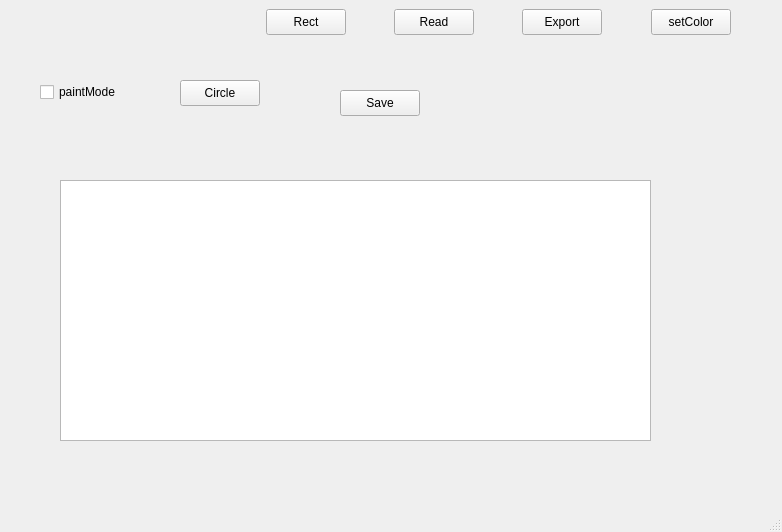
<?xml version="1.0" encoding="UTF-8"?>
<ui version="4.0">
 <class>MainWindow</class>
 <widget class="QMainWindow" name="MainWindow">
  <property name="geometry">
   <rect>
    <x>0</x>
    <y>0</y>
    <width>782</width>
    <height>532</height>
   </rect>
  </property>
  <property name="windowTitle">
   <string>MainWindow</string>
  </property>
  <widget class="QWidget" name="centralwidget">
   <widget class="QPushButton" name="Rect">
    <property name="geometry">
     <rect>
      <x>266</x>
      <y>9</y>
      <width>80</width>
      <height>26</height>
     </rect>
    </property>
    <property name="text">
     <string>Rect</string>
    </property>
   </widget>
   <widget class="QPushButton" name="Save">
    <property name="geometry">
     <rect>
      <x>340</x>
      <y>90</y>
      <width>80</width>
      <height>26</height>
     </rect>
    </property>
    <property name="text">
     <string>Save</string>
    </property>
   </widget>
   <widget class="QPushButton" name="Read">
    <property name="geometry">
     <rect>
      <x>394</x>
      <y>9</y>
      <width>80</width>
      <height>26</height>
     </rect>
    </property>
    <property name="text">
     <string>Read</string>
    </property>
   </widget>
   <widget class="QCheckBox" name="paintMode">
    <property name="geometry">
     <rect>
      <x>40</x>
      <y>80</y>
      <width>88</width>
      <height>24</height>
     </rect>
    </property>
    <property name="text">
     <string>paintMode</string>
    </property>
   </widget>
   <widget class="QPushButton" name="Circle">
    <property name="geometry">
     <rect>
      <x>180</x>
      <y>80</y>
      <width>80</width>
      <height>26</height>
     </rect>
    </property>
    <property name="text">
     <string>Circle</string>
    </property>
   </widget>
   <widget class="SceneView" name="View">
    <property name="geometry">
     <rect>
      <x>60</x>
      <y>180</y>
      <width>591</width>
      <height>261</height>
     </rect>
    </property>
   </widget>
   <widget class="QPushButton" name="Export">
    <property name="geometry">
     <rect>
      <x>522</x>
      <y>9</y>
      <width>80</width>
      <height>26</height>
     </rect>
    </property>
    <property name="text">
     <string>Export</string>
    </property>
   </widget>
   <widget class="QPushButton" name="setColor">
    <property name="geometry">
     <rect>
      <x>651</x>
      <y>9</y>
      <width>80</width>
      <height>26</height>
     </rect>
    </property>
    <property name="text">
     <string>setColor</string>
    </property>
   </widget>
  </widget>
  <widget class="QMenuBar" name="menubar">
   <property name="geometry">
    <rect>
     <x>0</x>
     <y>0</y>
     <width>782</width>
     <height>23</height>
    </rect>
   </property>
  </widget>
  <widget class="QStatusBar" name="statusbar"/>
 </widget>
 <customwidgets>
  <customwidget>
   <class>SceneView</class>
   <extends>QGraphicsView</extends>
   <header>SceneView.h</header>
   <slots>
    <slot>addRect()</slot>
    <slot>removeItem()</slot>
    <slot>saveImageToFile()</slot>
    <slot>saveRowToFile()</slot>
    <slot>readFromFile()</slot>
    <slot>setBackgroundColor()</slot>
    <slot>paintMode(bool)</slot>
    <slot>addCircle()</slot>
   </slots>
  </customwidget>
 </customwidgets>
 <resources/>
 <connections>
  <connection>
   <sender>Circle</sender>
   <signal>clicked()</signal>
   <receiver>View</receiver>
   <slot>addCircle()</slot>
   <hints>
    <hint type="sourcelabel">
     <x>69</x>
     <y>65</y>
    </hint>
    <hint type="destinationlabel">
     <x>327</x>
     <y>438</y>
    </hint>
   </hints>
  </connection>
  <connection>
   <sender>Rect</sender>
   <signal>clicked()</signal>
   <receiver>View</receiver>
   <slot>addRect()</slot>
   <hints>
    <hint type="sourcelabel">
     <x>159</x>
     <y>65</y>
    </hint>
    <hint type="destinationlabel">
     <x>327</x>
     <y>438</y>
    </hint>
   </hints>
  </connection>
  <connection>
   <sender>Export</sender>
   <signal>clicked()</signal>
   <receiver>View</receiver>
   <slot>saveImageToFile()</slot>
   <hints>
    <hint type="sourcelabel">
     <x>269</x>
     <y>55</y>
    </hint>
    <hint type="destinationlabel">
     <x>327</x>
     <y>438</y>
    </hint>
   </hints>
  </connection>
  <connection>
   <sender>Save</sender>
   <signal>clicked()</signal>
   <receiver>View</receiver>
   <slot>saveRowToFile()</slot>
   <hints>
    <hint type="sourcelabel">
     <x>79</x>
     <y>125</y>
    </hint>
    <hint type="destinationlabel">
     <x>327</x>
     <y>438</y>
    </hint>
   </hints>
  </connection>
  <connection>
   <sender>Read</sender>
   <signal>clicked()</signal>
   <receiver>View</receiver>
   <slot>readFromFile()</slot>
   <hints>
    <hint type="sourcelabel">
     <x>199</x>
     <y>125</y>
    </hint>
    <hint type="destinationlabel">
     <x>327</x>
     <y>438</y>
    </hint>
   </hints>
  </connection>
  <connection>
   <sender>setColor</sender>
   <signal>clicked()</signal>
   <receiver>View</receiver>
   <slot>setBackgroundColor()</slot>
   <hints>
    <hint type="sourcelabel">
     <x>299</x>
     <y>135</y>
    </hint>
    <hint type="destinationlabel">
     <x>327</x>
     <y>438</y>
    </hint>
   </hints>
  </connection>
  <connection>
   <sender>paintMode</sender>
   <signal>clicked(bool)</signal>
   <receiver>View</receiver>
   <slot>paintMode(bool)</slot>
   <hints>
    <hint type="sourcelabel">
     <x>70</x>
     <y>204</y>
    </hint>
    <hint type="destinationlabel">
     <x>327</x>
     <y>438</y>
    </hint>
   </hints>
  </connection>
 </connections>
</ui>
